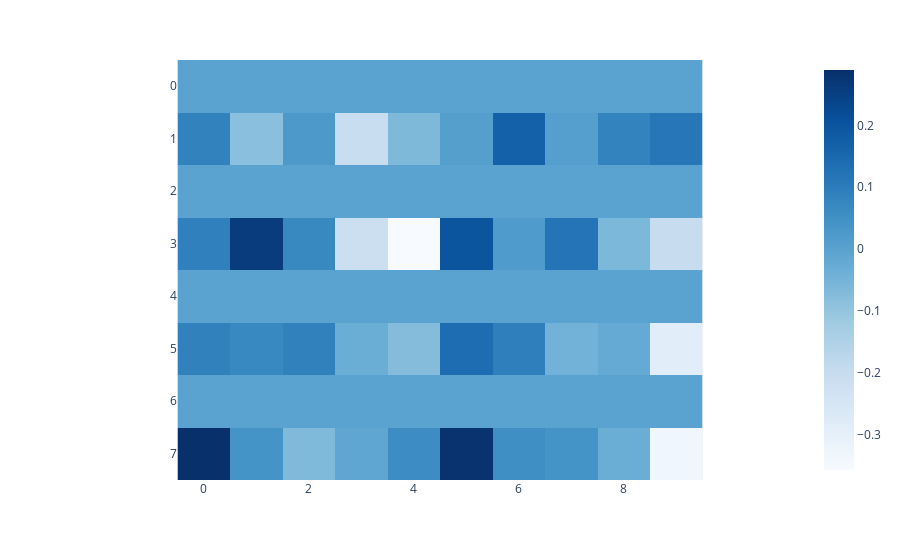
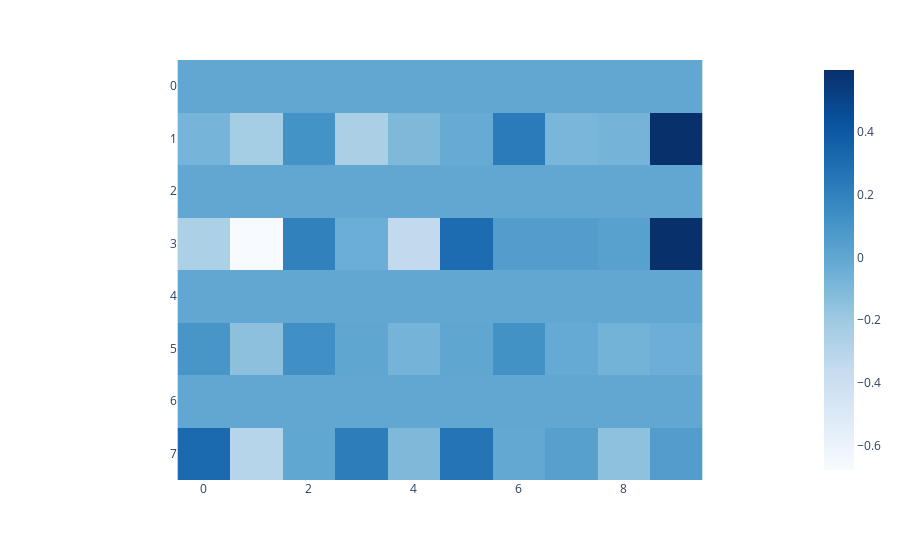
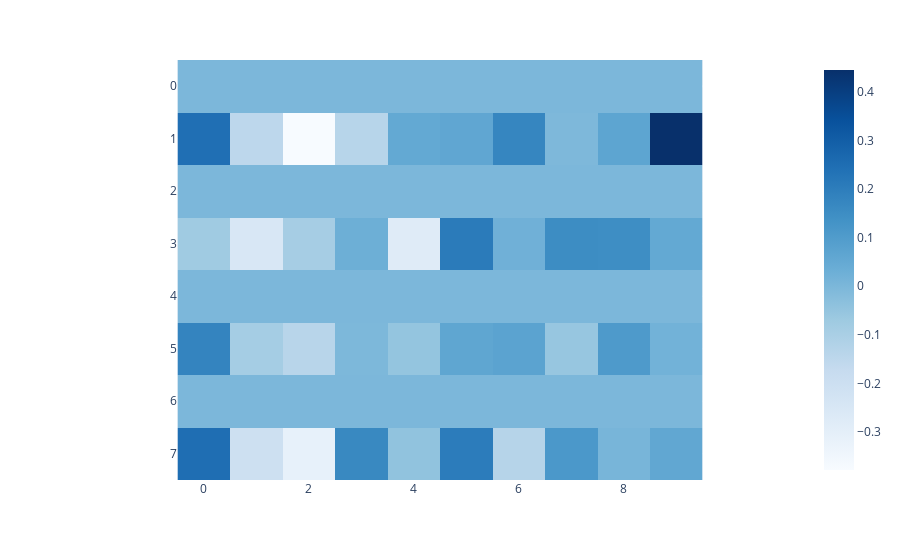
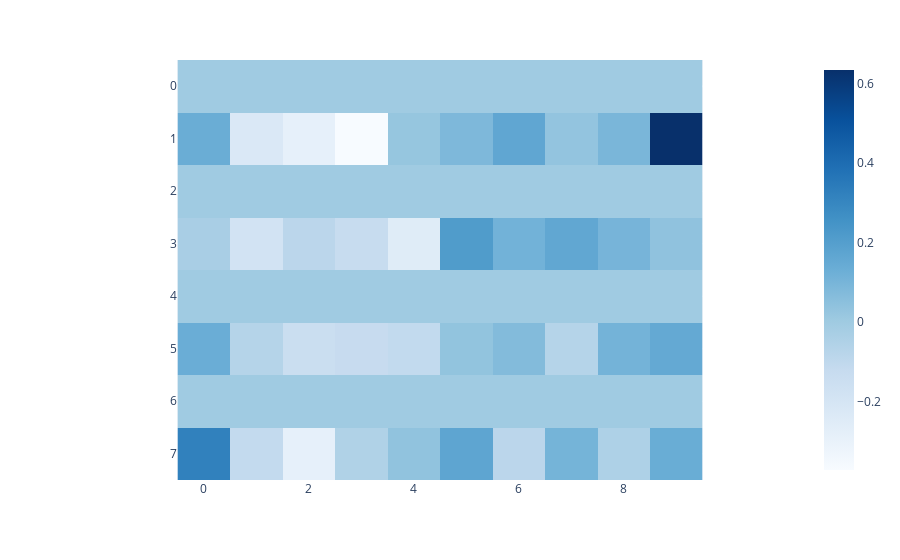

Notebook cell for these charts, in order:
### Code cell
for i in range(h_contrib.shape[1]):
    plot.imshow(h_contrib[:, i, :])

### Figure 1 — Plotly figure (JSON) as saved in the notebook; plotly's stock layout.template omitted (floating-point values rounded to 4 significant figures)
{"data": [{"coloraxis": "coloraxis", "hovertemplate": "x: %{x}<br>y: %{y}<br>color: %{z}<extra></extra>", "name": "0", "type": "heatmap", "xaxis": "x", "yaxis": "y", "z": [[0, 0, 0, 0, 0, 0, 0, 0, 0, 0], [0.08664, -0.0826, 0.02695, -0.2068, -0.06553, 0.01013, 0.1679, 0.01085, 0.08454, 0.113], [0, 0, 0, 0, 0, 0, 0, 0, 0, 0], [0.09044, 0.2608, 0.06923, -0.2152, -0.3573, 0.1985, 0.02123, 0.1198, -0.06145, -0.1984], [0, 0, 0, 0, 0, 0, 0, 0, 0, 0], [0.08916, 0.07096, 0.08799, -0.03119, -0.07501, 0.1391, 0.09419, -0.04588, -0.02246, -0.2864], [0, 0, 0, 0, 0, 0, 0, 0, 0, 0], [0.2895, 0.04259, -0.0676, -0.0117, 0.0585, 0.2834, 0.05553, 0.04049, -0.03105, -0.3332]]}], "layout": {"coloraxis": {"colorscale": [[0, "rgb(247,251,255)"], [0.125, "rgb(222,235,247)"], [0.25, "rgb(198,219,239)"], [0.375, "rgb(158,202,225)"], [0.5, "rgb(107,174,214)"], [0.625, "rgb(66,146,198)"], [0.75, "rgb(33,113,181)"], [0.875, "rgb(8,81,156)"], [1, "rgb(8,48,107)"]]}, "margin": {"t": 60}, "xaxis": {"anchor": "y", "constrain": "domain", "domain": [0, 1], "scaleanchor": "y"}, "yaxis": {"anchor": "x", "autorange": "reversed", "constrain": "domain", "domain": [0, 1]}}}

### Figure 2 — Plotly figure (JSON) as saved in the notebook; plotly's stock layout.template omitted (floating-point values rounded to 4 significant figures)
{"data": [{"coloraxis": "coloraxis", "hovertemplate": "x: %{x}<br>y: %{y}<br>color: %{z}<extra></extra>", "name": "0", "type": "heatmap", "xaxis": "x", "yaxis": "y", "z": [[0, 0, 0, 0, 0, 0, 0, 0, 0, 0], [-0.07674, -0.2264, 0.1166, -0.2496, -0.1008, -0.02481, 0.2329, -0.08473, -0.07195, 0.597], [0, 0, 0, 0, 0, 0, 0, 0, 0, 0], [-0.2544, -0.6781, 0.2005, -0.03965, -0.3481, 0.3076, 0.057, 0.05555, 0.03371, 0.5982], [0, 0, 0, 0, 0, 0, 0, 0, 0, 0], [0.09492, -0.1451, 0.1301, 0.007365, -0.07271, 0.006761, 0.1177, -0.01561, -0.06873, -0.04254], [0, 0, 0, 0, 0, 0, 0, 0, 0, 0], [0.3194, -0.2964, 0.001813, 0.2233, -0.1007, 0.2664, -0.006287, 0.03972, -0.1472, 0.05619]]}], "layout": {"coloraxis": {"colorscale": [[0, "rgb(247,251,255)"], [0.125, "rgb(222,235,247)"], [0.25, "rgb(198,219,239)"], [0.375, "rgb(158,202,225)"], [0.5, "rgb(107,174,214)"], [0.625, "rgb(66,146,198)"], [0.75, "rgb(33,113,181)"], [0.875, "rgb(8,81,156)"], [1, "rgb(8,48,107)"]]}, "margin": {"t": 60}, "xaxis": {"anchor": "y", "constrain": "domain", "domain": [0, 1], "scaleanchor": "y"}, "yaxis": {"anchor": "x", "autorange": "reversed", "constrain": "domain", "domain": [0, 1]}}}

### Figure 3 — Plotly figure (JSON) as saved in the notebook; plotly's stock layout.template omitted (floating-point values rounded to 4 significant figures)
{"data": [{"coloraxis": "coloraxis", "hovertemplate": "x: %{x}<br>y: %{y}<br>color: %{z}<extra></extra>", "name": "0", "type": "heatmap", "xaxis": "x", "yaxis": "y", "z": [[0, 0, 0, 0, 0, 0, 0, 0, 0, 0], [0.245, -0.1484, -0.378, -0.1339, 0.05233, 0.06158, 0.1732, -0.004759, 0.06745, 0.4448], [0, 0, 0, 0, 0, 0, 0, 0, 0, 0], [-0.07459, -0.2515, -0.08886, 0.03004, -0.2777, 0.207, 0.02427, 0.1528, 0.1485, 0.05337], [0, 0, 0, 0, 0, 0, 0, 0, 0, 0], [0.1799, -0.08808, -0.1358, -0.003683, -0.05018, 0.06424, 0.07251, -0.05579, 0.1069, 0.01901], [0, 0, 0, 0, 0, 0, 0, 0, 0, 0], [0.2475, -0.2014, -0.3108, 0.1643, -0.04269, 0.2038, -0.1303, 0.1125, 0.006369, 0.05953]]}], "layout": {"coloraxis": {"colorscale": [[0, "rgb(247,251,255)"], [0.125, "rgb(222,235,247)"], [0.25, "rgb(198,219,239)"], [0.375, "rgb(158,202,225)"], [0.5, "rgb(107,174,214)"], [0.625, "rgb(66,146,198)"], [0.75, "rgb(33,113,181)"], [0.875, "rgb(8,81,156)"], [1, "rgb(8,48,107)"]]}, "margin": {"t": 60}, "xaxis": {"anchor": "y", "constrain": "domain", "domain": [0, 1], "scaleanchor": "y"}, "yaxis": {"anchor": "x", "autorange": "reversed", "constrain": "domain", "domain": [0, 1]}}}

### Figure 4 — Plotly figure (JSON) as saved in the notebook; plotly's stock layout.template omitted (floating-point values rounded to 4 significant figures)
{"data": [{"coloraxis": "coloraxis", "hovertemplate": "x: %{x}<br>y: %{y}<br>color: %{z}<extra></extra>", "name": "0", "type": "heatmap", "xaxis": "x", "yaxis": "y", "z": [[0, 0, 0, 0, 0, 0, 0, 0, 0, 0], [0.1351, -0.2268, -0.2862, -0.3726, 0.02447, 0.08434, 0.1644, 0.03114, 0.09377, 0.6337], [0, 0, 0, 0, 0, 0, 0, 0, 0, 0], [-0.02838, -0.1853, -0.08498, -0.1253, -0.2519, 0.2135, 0.1124, 0.1613, 0.1018, 0.0403], [0, 0, 0, 0, 0, 0, 0, 0, 0, 0], [0.1338, -0.06843, -0.1421, -0.1239, -0.1099, 0.03391, 0.0717, -0.06889, 0.1074, 0.1535], [0, 0, 0, 0, 0, 0, 0, 0, 0, 0], [0.3194, -0.111, -0.2871, -0.05334, 0.03594, 0.1689, -0.08757, 0.105, -0.04698, 0.1354]]}], "layout": {"coloraxis": {"colorscale": [[0, "rgb(247,251,255)"], [0.125, "rgb(222,235,247)"], [0.25, "rgb(198,219,239)"], [0.375, "rgb(158,202,225)"], [0.5, "rgb(107,174,214)"], [0.625, "rgb(66,146,198)"], [0.75, "rgb(33,113,181)"], [0.875, "rgb(8,81,156)"], [1, "rgb(8,48,107)"]]}, "margin": {"t": 60}, "xaxis": {"anchor": "y", "constrain": "domain", "domain": [0, 1], "scaleanchor": "y"}, "yaxis": {"anchor": "x", "autorange": "reversed", "constrain": "domain", "domain": [0, 1]}}}
